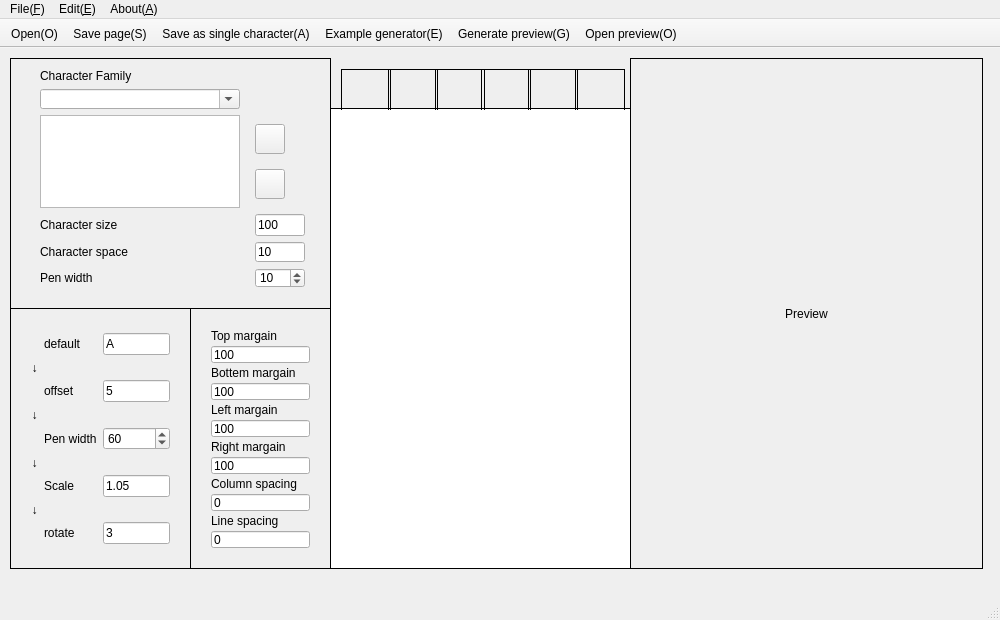
<?xml version="1.0" encoding="UTF-8"?>
<ui version="4.0">
 <class>MainWindow</class>
 <widget class="QMainWindow" name="MainWindow">
  <property name="geometry">
   <rect>
    <x>0</x>
    <y>0</y>
    <width>1000</width>
    <height>620</height>
   </rect>
  </property>
  <property name="sizePolicy">
   <sizepolicy hsizetype="Fixed" vsizetype="Fixed">
    <horstretch>0</horstretch>
    <verstretch>0</verstretch>
   </sizepolicy>
  </property>
  <property name="minimumSize">
   <size>
    <width>0</width>
    <height>0</height>
   </size>
  </property>
  <property name="maximumSize">
   <size>
    <width>99999</width>
    <height>99999</height>
   </size>
  </property>
  <property name="windowTitle">
   <string>MainWindow</string>
  </property>
  <property name="autoFillBackground">
   <bool>false</bool>
  </property>
  <property name="locale">
   <locale language="English" country="UnitedStates"/>
  </property>
  <property name="toolButtonStyle">
   <enum>Qt::ToolButtonIconOnly</enum>
  </property>
  <widget class="QWidget" name="centralWidget">
   <widget class="QLabel" name="PreviewLab">
    <property name="geometry">
     <rect>
      <x>630</x>
      <y>10</y>
      <width>353</width>
      <height>511</height>
     </rect>
    </property>
    <property name="sizePolicy">
     <sizepolicy hsizetype="Fixed" vsizetype="Fixed">
      <horstretch>0</horstretch>
      <verstretch>0</verstretch>
     </sizepolicy>
    </property>
    <property name="minimumSize">
     <size>
      <width>353</width>
      <height>500</height>
     </size>
    </property>
    <property name="baseSize">
     <size>
      <width>0</width>
      <height>0</height>
     </size>
    </property>
    <property name="acceptDrops">
     <bool>false</bool>
    </property>
    <property name="autoFillBackground">
     <bool>true</bool>
    </property>
    <property name="frameShape">
     <enum>QFrame::Box</enum>
    </property>
    <property name="frameShadow">
     <enum>QFrame::Plain</enum>
    </property>
    <property name="text">
     <string>Preview</string>
    </property>
    <property name="scaledContents">
     <bool>true</bool>
    </property>
    <property name="alignment">
     <set>Qt::AlignCenter</set>
    </property>
   </widget>
   <widget class="QTextEdit" name="textEdit">
    <property name="geometry">
     <rect>
      <x>330</x>
      <y>60</y>
      <width>301</width>
      <height>461</height>
     </rect>
    </property>
    <property name="sizePolicy">
     <sizepolicy hsizetype="Maximum" vsizetype="Maximum">
      <horstretch>0</horstretch>
      <verstretch>0</verstretch>
     </sizepolicy>
    </property>
    <property name="minimumSize">
     <size>
      <width>10</width>
      <height>10</height>
     </size>
    </property>
    <property name="frameShape">
     <enum>QFrame::Box</enum>
    </property>
    <property name="frameShadow">
     <enum>QFrame::Plain</enum>
    </property>
   </widget>
   <widget class="QWidget" name="horizontalLayoutWidget">
    <property name="geometry">
     <rect>
      <x>330</x>
      <y>10</y>
      <width>302</width>
      <height>52</height>
     </rect>
    </property>
    <layout class="QHBoxLayout" name="horizontalLayout">
     <property name="spacing">
      <number>0</number>
     </property>
     <item>
      <widget class="QLabel" name="Example1">
       <property name="minimumSize">
        <size>
         <width>50</width>
         <height>50</height>
        </size>
       </property>
       <property name="maximumSize">
        <size>
         <width>50</width>
         <height>50</height>
        </size>
       </property>
       <property name="frameShape">
        <enum>QFrame::Box</enum>
       </property>
       <property name="text">
        <string/>
       </property>
       <property name="scaledContents">
        <bool>true</bool>
       </property>
      </widget>
     </item>
     <item>
      <widget class="QLabel" name="Example2">
       <property name="minimumSize">
        <size>
         <width>50</width>
         <height>50</height>
        </size>
       </property>
       <property name="maximumSize">
        <size>
         <width>50</width>
         <height>50</height>
        </size>
       </property>
       <property name="frameShape">
        <enum>QFrame::Box</enum>
       </property>
       <property name="text">
        <string/>
       </property>
       <property name="scaledContents">
        <bool>true</bool>
       </property>
      </widget>
     </item>
     <item>
      <widget class="QLabel" name="Example3">
       <property name="minimumSize">
        <size>
         <width>50</width>
         <height>50</height>
        </size>
       </property>
       <property name="maximumSize">
        <size>
         <width>50</width>
         <height>50</height>
        </size>
       </property>
       <property name="frameShape">
        <enum>QFrame::Box</enum>
       </property>
       <property name="text">
        <string/>
       </property>
       <property name="scaledContents">
        <bool>true</bool>
       </property>
      </widget>
     </item>
     <item>
      <widget class="QLabel" name="Example4">
       <property name="minimumSize">
        <size>
         <width>50</width>
         <height>50</height>
        </size>
       </property>
       <property name="maximumSize">
        <size>
         <width>50</width>
         <height>50</height>
        </size>
       </property>
       <property name="frameShape">
        <enum>QFrame::Box</enum>
       </property>
       <property name="text">
        <string/>
       </property>
       <property name="scaledContents">
        <bool>true</bool>
       </property>
      </widget>
     </item>
     <item>
      <widget class="QLabel" name="Example5">
       <property name="minimumSize">
        <size>
         <width>50</width>
         <height>50</height>
        </size>
       </property>
       <property name="maximumSize">
        <size>
         <width>50</width>
         <height>50</height>
        </size>
       </property>
       <property name="frameShape">
        <enum>QFrame::Box</enum>
       </property>
       <property name="text">
        <string/>
       </property>
       <property name="scaledContents">
        <bool>true</bool>
       </property>
      </widget>
     </item>
     <item>
      <widget class="QLabel" name="Example6">
       <property name="minimumSize">
        <size>
         <width>50</width>
         <height>50</height>
        </size>
       </property>
       <property name="maximumSize">
        <size>
         <width>50</width>
         <height>50</height>
        </size>
       </property>
       <property name="frameShape">
        <enum>QFrame::Box</enum>
       </property>
       <property name="text">
        <string/>
       </property>
       <property name="scaledContents">
        <bool>true</bool>
       </property>
      </widget>
     </item>
    </layout>
   </widget>
   <widget class="QFrame" name="frame">
    <property name="geometry">
     <rect>
      <x>10</x>
      <y>260</y>
      <width>181</width>
      <height>261</height>
     </rect>
    </property>
    <property name="frameShape">
     <enum>QFrame::Panel</enum>
    </property>
    <property name="frameShadow">
     <enum>QFrame::Plain</enum>
    </property>
    <widget class="QWidget" name="formLayoutWidget">
     <property name="geometry">
      <rect>
       <x>10</x>
       <y>10</y>
       <width>161</width>
       <height>241</height>
      </rect>
     </property>
     <layout class="QGridLayout" name="gridLayout">
      <property name="verticalSpacing">
       <number>1</number>
      </property>
      <item row="8" column="0">
       <widget class="QLabel" name="randRotateIco">
        <property name="maximumSize">
         <size>
          <width>15</width>
          <height>30</height>
         </size>
        </property>
        <property name="text">
         <string/>
        </property>
        <property name="pixmap">
         <pixmap resource="img/img.qrc">:/img/angle.png</pixmap>
        </property>
        <property name="scaledContents">
         <bool>true</bool>
        </property>
       </widget>
      </item>
      <item row="0" column="1">
       <widget class="QLabel" name="label_3">
        <property name="text">
         <string>default</string>
        </property>
       </widget>
      </item>
      <item row="8" column="2">
       <widget class="QLineEdit" name="randRotateTxt">
        <property name="minimumSize">
         <size>
          <width>50</width>
          <height>0</height>
         </size>
        </property>
        <property name="toolTip">
         <string notr="true"/>
        </property>
        <property name="statusTip">
         <string notr="true"/>
        </property>
        <property name="whatsThis">
         <string notr="true"/>
        </property>
        <property name="accessibleName">
         <string notr="true"/>
        </property>
        <property name="accessibleDescription">
         <string notr="true"/>
        </property>
        <property name="text">
         <string>3</string>
        </property>
       </widget>
      </item>
      <item row="4" column="0">
       <widget class="QLabel" name="RandPenWidthIcon">
        <property name="maximumSize">
         <size>
          <width>15</width>
          <height>30</height>
         </size>
        </property>
        <property name="text">
         <string/>
        </property>
        <property name="pixmap">
         <pixmap resource="img/img.qrc">:/img/Pen width.png</pixmap>
        </property>
        <property name="scaledContents">
         <bool>true</bool>
        </property>
       </widget>
      </item>
      <item row="7" column="0">
       <widget class="QLabel" name="label_8">
        <property name="maximumSize">
         <size>
          <width>16777215</width>
          <height>15</height>
         </size>
        </property>
        <property name="text">
         <string>↓</string>
        </property>
        <property name="alignment">
         <set>Qt::AlignCenter</set>
        </property>
       </widget>
      </item>
      <item row="3" column="0">
       <widget class="QLabel" name="label_2">
        <property name="maximumSize">
         <size>
          <width>16777215</width>
          <height>15</height>
         </size>
        </property>
        <property name="text">
         <string>↓</string>
        </property>
        <property name="alignment">
         <set>Qt::AlignCenter</set>
        </property>
       </widget>
      </item>
      <item row="2" column="0">
       <widget class="QLabel" name="RandOffsetIcon">
        <property name="maximumSize">
         <size>
          <width>15</width>
          <height>30</height>
         </size>
        </property>
        <property name="text">
         <string/>
        </property>
        <property name="pixmap">
         <pixmap resource="img/img.qrc">:/img/offset.png</pixmap>
        </property>
        <property name="scaledContents">
         <bool>true</bool>
        </property>
       </widget>
      </item>
      <item row="6" column="2">
       <widget class="QLineEdit" name="RandomScaleTxt">
        <property name="minimumSize">
         <size>
          <width>50</width>
          <height>0</height>
         </size>
        </property>
        <property name="toolTip">
         <string notr="true"/>
        </property>
        <property name="statusTip">
         <string notr="true"/>
        </property>
        <property name="whatsThis">
         <string notr="true"/>
        </property>
        <property name="accessibleName">
         <string notr="true"/>
        </property>
        <property name="accessibleDescription">
         <string notr="true"/>
        </property>
        <property name="text">
         <string>1.05</string>
        </property>
       </widget>
      </item>
      <item row="5" column="0">
       <widget class="QLabel" name="label_6">
        <property name="maximumSize">
         <size>
          <width>16777215</width>
          <height>15</height>
         </size>
        </property>
        <property name="text">
         <string>↓</string>
        </property>
        <property name="alignment">
         <set>Qt::AlignCenter</set>
        </property>
       </widget>
      </item>
      <item row="4" column="2">
       <widget class="QSpinBox" name="RandPenWidthSbx">
        <property name="minimumSize">
         <size>
          <width>50</width>
          <height>0</height>
         </size>
        </property>
        <property name="toolTip">
         <string notr="true"/>
        </property>
        <property name="statusTip">
         <string notr="true"/>
        </property>
        <property name="whatsThis">
         <string notr="true"/>
        </property>
        <property name="accessibleName">
         <string notr="true"/>
        </property>
        <property name="accessibleDescription">
         <string notr="true"/>
        </property>
        <property name="maximum">
         <number>99</number>
        </property>
        <property name="value">
         <number>60</number>
        </property>
       </widget>
      </item>
      <item row="4" column="1">
       <widget class="QLabel" name="RandPenWidthLab">
        <property name="text">
         <string>Pen width</string>
        </property>
       </widget>
      </item>
      <item row="6" column="1">
       <widget class="QLabel" name="RandomScaleLab">
        <property name="text">
         <string>Scale</string>
        </property>
       </widget>
      </item>
      <item row="2" column="2">
       <widget class="QLineEdit" name="RandOffsetTxt">
        <property name="minimumSize">
         <size>
          <width>50</width>
          <height>0</height>
         </size>
        </property>
        <property name="sizeIncrement">
         <size>
          <width>0</width>
          <height>0</height>
         </size>
        </property>
        <property name="toolTip">
         <string notr="true"/>
        </property>
        <property name="statusTip">
         <string notr="true"/>
        </property>
        <property name="whatsThis">
         <string notr="true"/>
        </property>
        <property name="accessibleName">
         <string notr="true"/>
        </property>
        <property name="accessibleDescription">
         <string notr="true"/>
        </property>
        <property name="text">
         <string>5</string>
        </property>
       </widget>
      </item>
      <item row="2" column="1">
       <widget class="QLabel" name="RandOffsetLab">
        <property name="text">
         <string>offset</string>
        </property>
       </widget>
      </item>
      <item row="6" column="0">
       <widget class="QLabel" name="RandomScaleICO">
        <property name="maximumSize">
         <size>
          <width>20</width>
          <height>40</height>
         </size>
        </property>
        <property name="text">
         <string/>
        </property>
        <property name="pixmap">
         <pixmap resource="img/img.qrc">:/img/size.png</pixmap>
        </property>
        <property name="scaledContents">
         <bool>true</bool>
        </property>
       </widget>
      </item>
      <item row="8" column="1">
       <widget class="QLabel" name="randRotateLab">
        <property name="text">
         <string>rotate</string>
        </property>
       </widget>
      </item>
      <item row="0" column="2">
       <widget class="QLineEdit" name="CharacterExample">
        <property name="minimumSize">
         <size>
          <width>50</width>
          <height>0</height>
         </size>
        </property>
        <property name="toolTip">
         <string notr="true"/>
        </property>
        <property name="statusTip">
         <string notr="true"/>
        </property>
        <property name="whatsThis">
         <string notr="true"/>
        </property>
        <property name="accessibleName">
         <string notr="true"/>
        </property>
        <property name="accessibleDescription">
         <string notr="true"/>
        </property>
        <property name="text">
         <string>A</string>
        </property>
        <property name="maxLength">
         <number>1</number>
        </property>
       </widget>
      </item>
      <item row="0" column="0">
       <widget class="QLabel" name="label">
        <property name="maximumSize">
         <size>
          <width>15</width>
          <height>30</height>
         </size>
        </property>
        <property name="text">
         <string/>
        </property>
        <property name="pixmap">
         <pixmap resource="img/img.qrc">:/img/Default.png</pixmap>
        </property>
        <property name="scaledContents">
         <bool>true</bool>
        </property>
       </widget>
      </item>
      <item row="1" column="0">
       <widget class="QLabel" name="label_4">
        <property name="maximumSize">
         <size>
          <width>16777215</width>
          <height>15</height>
         </size>
        </property>
        <property name="text">
         <string>↓</string>
        </property>
        <property name="alignment">
         <set>Qt::AlignCenter</set>
        </property>
       </widget>
      </item>
     </layout>
    </widget>
   </widget>
   <widget class="QFrame" name="frame_2">
    <property name="geometry">
     <rect>
      <x>190</x>
      <y>260</y>
      <width>141</width>
      <height>261</height>
     </rect>
    </property>
    <property name="frameShape">
     <enum>QFrame::Box</enum>
    </property>
    <property name="frameShadow">
     <enum>QFrame::Plain</enum>
    </property>
    <widget class="QWidget" name="verticalLayoutWidget_2">
     <property name="geometry">
      <rect>
       <x>10</x>
       <y>10</y>
       <width>121</width>
       <height>241</height>
      </rect>
     </property>
     <layout class="QVBoxLayout" name="verticalLayout_2">
      <property name="spacing">
       <number>3</number>
      </property>
      <item>
       <widget class="QLabel" name="topMargainLab">
        <property name="text">
         <string>Top margain</string>
        </property>
       </widget>
      </item>
      <item>
       <widget class="QLineEdit" name="topMargainTxt">
        <property name="toolTip">
         <string notr="true"/>
        </property>
        <property name="statusTip">
         <string notr="true"/>
        </property>
        <property name="whatsThis">
         <string notr="true"/>
        </property>
        <property name="accessibleName">
         <string notr="true"/>
        </property>
        <property name="accessibleDescription">
         <string notr="true"/>
        </property>
        <property name="text">
         <string>100</string>
        </property>
       </widget>
      </item>
      <item>
       <widget class="QLabel" name="bottemMargainLab">
        <property name="text">
         <string>Bottem margain</string>
        </property>
       </widget>
      </item>
      <item>
       <widget class="QLineEdit" name="bottemMargainTxt">
        <property name="toolTip">
         <string notr="true"/>
        </property>
        <property name="statusTip">
         <string notr="true"/>
        </property>
        <property name="whatsThis">
         <string notr="true"/>
        </property>
        <property name="accessibleName">
         <string notr="true"/>
        </property>
        <property name="accessibleDescription">
         <string notr="true"/>
        </property>
        <property name="text">
         <string>100</string>
        </property>
       </widget>
      </item>
      <item>
       <widget class="QLabel" name="leftMargainLab">
        <property name="text">
         <string>Left margain</string>
        </property>
       </widget>
      </item>
      <item>
       <widget class="QLineEdit" name="leftMargainTxt">
        <property name="toolTip">
         <string notr="true"/>
        </property>
        <property name="statusTip">
         <string notr="true"/>
        </property>
        <property name="whatsThis">
         <string notr="true"/>
        </property>
        <property name="accessibleName">
         <string notr="true"/>
        </property>
        <property name="accessibleDescription">
         <string notr="true"/>
        </property>
        <property name="text">
         <string>100</string>
        </property>
       </widget>
      </item>
      <item>
       <widget class="QLabel" name="rightMargainLab">
        <property name="text">
         <string>Right margain</string>
        </property>
       </widget>
      </item>
      <item>
       <widget class="QLineEdit" name="rightMargainTxt">
        <property name="toolTip">
         <string notr="true"/>
        </property>
        <property name="statusTip">
         <string notr="true"/>
        </property>
        <property name="whatsThis">
         <string notr="true"/>
        </property>
        <property name="accessibleName">
         <string notr="true"/>
        </property>
        <property name="accessibleDescription">
         <string notr="true"/>
        </property>
        <property name="text">
         <string>100</string>
        </property>
       </widget>
      </item>
      <item>
       <widget class="QLabel" name="columnSpacingLab">
        <property name="text">
         <string>Column spacing</string>
        </property>
       </widget>
      </item>
      <item>
       <widget class="QLineEdit" name="columnSpacingTxt">
        <property name="toolTip">
         <string notr="true"/>
        </property>
        <property name="statusTip">
         <string notr="true"/>
        </property>
        <property name="whatsThis">
         <string notr="true"/>
        </property>
        <property name="accessibleName">
         <string notr="true"/>
        </property>
        <property name="accessibleDescription">
         <string notr="true"/>
        </property>
        <property name="text">
         <string>0</string>
        </property>
       </widget>
      </item>
      <item>
       <widget class="QLabel" name="lineSpacingLab">
        <property name="text">
         <string>Line spacing</string>
        </property>
       </widget>
      </item>
      <item>
       <widget class="QLineEdit" name="lineSpacingTxt">
        <property name="toolTip">
         <string notr="true"/>
        </property>
        <property name="statusTip">
         <string notr="true"/>
        </property>
        <property name="whatsThis">
         <string notr="true"/>
        </property>
        <property name="accessibleName">
         <string notr="true"/>
        </property>
        <property name="accessibleDescription">
         <string notr="true"/>
        </property>
        <property name="text">
         <string>0</string>
        </property>
       </widget>
      </item>
     </layout>
    </widget>
   </widget>
   <widget class="QFrame" name="frame_3">
    <property name="geometry">
     <rect>
      <x>10</x>
      <y>10</y>
      <width>321</width>
      <height>251</height>
     </rect>
    </property>
    <property name="frameShape">
     <enum>QFrame::Box</enum>
    </property>
    <property name="frameShadow">
     <enum>QFrame::Plain</enum>
    </property>
    <widget class="QWidget" name="verticalLayoutWidget">
     <property name="geometry">
      <rect>
       <x>10</x>
       <y>0</y>
       <width>305</width>
       <height>241</height>
      </rect>
     </property>
     <layout class="QGridLayout" name="gridLayout_2" rowstretch="0,0,0,0,0,0,0" columnstretch="0,0">
      <item row="4" column="1">
       <widget class="QLineEdit" name="CharacterSizeTxt">
        <property name="maximumSize">
         <size>
          <width>50</width>
          <height>16777215</height>
         </size>
        </property>
        <property name="toolTip">
         <string notr="true"/>
        </property>
        <property name="statusTip">
         <string notr="true"/>
        </property>
        <property name="whatsThis">
         <string notr="true"/>
        </property>
        <property name="accessibleName">
         <string notr="true"/>
        </property>
        <property name="accessibleDescription">
         <string notr="true"/>
        </property>
        <property name="text">
         <string>100</string>
        </property>
       </widget>
      </item>
      <item row="4" column="0">
       <widget class="QLabel" name="CharacterSizeLab">
        <property name="text">
         <string>Character size</string>
        </property>
       </widget>
      </item>
      <item row="2" column="0">
       <widget class="QListWidget" name="fontListViw">
        <property name="maximumSize">
         <size>
          <width>200</width>
          <height>100</height>
         </size>
        </property>
        <property name="toolTip">
         <string notr="true"/>
        </property>
       </widget>
      </item>
      <item row="0" column="0">
       <widget class="QLabel" name="CharacterFamilyLab">
        <property name="text">
         <string>Character Family</string>
        </property>
       </widget>
      </item>
      <item row="2" column="1">
       <layout class="QVBoxLayout" name="verticalLayout">
        <item>
         <widget class="QPushButton" name="addFontBtn">
          <property name="maximumSize">
           <size>
            <width>30</width>
            <height>30</height>
           </size>
          </property>
          <property name="cursor">
           <cursorShape>PointingHandCursor</cursorShape>
          </property>
          <property name="text">
           <string/>
          </property>
          <property name="icon">
           <iconset resource="img/img.qrc">
            <normaloff>:/icon/font_add.png</normaloff>:/icon/font_add.png</iconset>
          </property>
         </widget>
        </item>
        <item>
         <widget class="QPushButton" name="removeFontBtn">
          <property name="maximumSize">
           <size>
            <width>30</width>
            <height>30</height>
           </size>
          </property>
          <property name="cursor">
           <cursorShape>PointingHandCursor</cursorShape>
          </property>
          <property name="toolTip">
           <string/>
          </property>
          <property name="text">
           <string/>
          </property>
          <property name="icon">
           <iconset resource="img/img.qrc">
            <normaloff>:/icon/font_delete.png</normaloff>:/icon/font_delete.png</iconset>
          </property>
         </widget>
        </item>
       </layout>
      </item>
      <item row="1" column="0">
       <widget class="QFontComboBox" name="fontCbx">
        <property name="maximumSize">
         <size>
          <width>200</width>
          <height>20</height>
         </size>
        </property>
        <property name="toolTip">
         <string/>
        </property>
        <property name="currentText">
         <string/>
        </property>
       </widget>
      </item>
      <item row="5" column="0">
       <widget class="QLabel" name="CharacterSpaceLab">
        <property name="text">
         <string>Character space</string>
        </property>
       </widget>
      </item>
      <item row="5" column="1">
       <widget class="QLineEdit" name="CharacterSpaceTxt">
        <property name="maximumSize">
         <size>
          <width>50</width>
          <height>20</height>
         </size>
        </property>
        <property name="toolTip">
         <string notr="true"/>
        </property>
        <property name="statusTip">
         <string notr="true"/>
        </property>
        <property name="whatsThis">
         <string notr="true"/>
        </property>
        <property name="accessibleName">
         <string notr="true"/>
        </property>
        <property name="accessibleDescription">
         <string notr="true"/>
        </property>
        <property name="text">
         <string>10</string>
        </property>
       </widget>
      </item>
      <item row="6" column="0">
       <widget class="QLabel" name="PenWidthLab">
        <property name="text">
         <string>Pen width</string>
        </property>
       </widget>
      </item>
      <item row="6" column="1">
       <widget class="QSpinBox" name="PenWidthSbx">
        <property name="maximumSize">
         <size>
          <width>50</width>
          <height>20</height>
         </size>
        </property>
        <property name="toolTip">
         <string notr="true"/>
        </property>
        <property name="statusTip">
         <string notr="true"/>
        </property>
        <property name="whatsThis">
         <string notr="true"/>
        </property>
        <property name="accessibleName">
         <string notr="true"/>
        </property>
        <property name="accessibleDescription">
         <string notr="true"/>
        </property>
        <property name="minimum">
         <number>0</number>
        </property>
        <property name="maximum">
         <number>99</number>
        </property>
        <property name="value">
         <number>10</number>
        </property>
       </widget>
      </item>
     </layout>
    </widget>
   </widget>
  </widget>
  <widget class="QMenuBar" name="menuBar">
   <property name="geometry">
    <rect>
     <x>0</x>
     <y>0</y>
     <width>1000</width>
     <height>26</height>
    </rect>
   </property>
   <widget class="QMenu" name="menufile">
    <property name="title">
     <string>File(&amp;F)</string>
    </property>
    <addaction name="openAction"/>
    <addaction name="SavePage"/>
    <addaction name="Ssingle"/>
   </widget>
   <widget class="QMenu" name="menuEdit">
    <property name="title">
     <string>Edit(&amp;E)</string>
    </property>
    <addaction name="GenerateExp"/>
    <addaction name="Preview"/>
    <addaction name="openPreview"/>
   </widget>
   <widget class="QMenu" name="menuHelp">
    <property name="title">
     <string>About(&amp;A)</string>
    </property>
    <addaction name="about"/>
   </widget>
   <addaction name="menufile"/>
   <addaction name="menuEdit"/>
   <addaction name="menuHelp"/>
  </widget>
  <widget class="QToolBar" name="mainToolBar">
   <property name="sizePolicy">
    <sizepolicy hsizetype="Fixed" vsizetype="Fixed">
     <horstretch>0</horstretch>
     <verstretch>0</verstretch>
    </sizepolicy>
   </property>
   <property name="movable">
    <bool>false</bool>
   </property>
   <attribute name="toolBarArea">
    <enum>TopToolBarArea</enum>
   </attribute>
   <attribute name="toolBarBreak">
    <bool>false</bool>
   </attribute>
   <addaction name="openAction"/>
   <addaction name="SavePage"/>
   <addaction name="Ssingle"/>
   <addaction name="GenerateExp"/>
   <addaction name="Preview"/>
   <addaction name="openPreview"/>
  </widget>
  <widget class="QStatusBar" name="statusBar"/>
  <action name="GenerateExp">
   <property name="icon">
    <iconset resource="img/img.qrc">
     <normaloff>:/icon/font.png</normaloff>:/icon/font.png</iconset>
   </property>
   <property name="text">
    <string>Example generator(&amp;E)</string>
   </property>
   <property name="toolTip">
    <string>Generate Example</string>
   </property>
   <property name="statusTip">
    <string>Test current conversion arguement</string>
   </property>
   <property name="shortcut">
    <string>Ctrl+E</string>
   </property>
  </action>
  <action name="Preview">
   <property name="icon">
    <iconset resource="img/img.qrc">
     <normaloff>:/icon/page_white_edit.png</normaloff>:/icon/page_white_edit.png</iconset>
   </property>
   <property name="text">
    <string>Generate preview(&amp;G)</string>
   </property>
   <property name="toolTip">
    <string>Show priview page</string>
   </property>
   <property name="statusTip">
    <string>Show priview page</string>
   </property>
   <property name="shortcut">
    <string>Ctrl+G</string>
   </property>
  </action>
  <action name="SavePage">
   <property name="icon">
    <iconset resource="img/img.qrc">
     <normaloff>:/icon/table_save.png</normaloff>:/icon/table_save.png</iconset>
   </property>
   <property name="text">
    <string>Save page(&amp;S)</string>
   </property>
   <property name="toolTip">
    <string>Ganerate and Save page</string>
   </property>
   <property name="statusTip">
    <string>Ganerate and Save page</string>
   </property>
   <property name="shortcut">
    <string>Ctrl+S</string>
   </property>
  </action>
  <action name="Ssingle">
   <property name="icon">
    <iconset resource="img/img.qrc">
     <normaloff>:/icon/font_go.png</normaloff>:/icon/font_go.png</iconset>
   </property>
   <property name="text">
    <string>Save as single character(&amp;A)</string>
   </property>
   <property name="toolTip">
    <string>Save as single character(A)</string>
   </property>
   <property name="statusTip">
    <string>Save charactor as single</string>
   </property>
   <property name="shortcut">
    <string>Ctrl+Shift+S</string>
   </property>
  </action>
  <action name="openPreview">
   <property name="icon">
    <iconset resource="img/img.qrc">
     <normaloff>:/icon/application.png</normaloff>:/icon/application.png</iconset>
   </property>
   <property name="text">
    <string>Open preview(&amp;O)</string>
   </property>
   <property name="toolTip">
    <string>Open preview(O)</string>
   </property>
   <property name="statusTip">
    <string>Open preview</string>
   </property>
   <property name="shortcut">
    <string>Ctrl+B</string>
   </property>
  </action>
  <action name="about">
   <property name="icon">
    <iconset resource="img/img.qrc">
     <normaloff>:/icon/mainIcon.png</normaloff>:/icon/mainIcon.png</iconset>
   </property>
   <property name="text">
    <string>About goodhand(&amp;A)</string>
   </property>
   <property name="statusTip">
    <string>Aboult Godhand</string>
   </property>
  </action>
  <action name="openAction">
   <property name="icon">
    <iconset resource="img/img.qrc">
     <normaloff>:/icon/page_white_text.png</normaloff>:/icon/page_white_text.png</iconset>
   </property>
   <property name="text">
    <string>Open(&amp;O)</string>
   </property>
   <property name="statusTip">
    <string>Open a file</string>
   </property>
   <property name="shortcut">
    <string>Ctrl+O</string>
   </property>
  </action>
 </widget>
 <layoutdefault spacing="6" margin="11"/>
 <resources>
  <include location="img/img.qrc"/>
 </resources>
 <connections/>
</ui>
